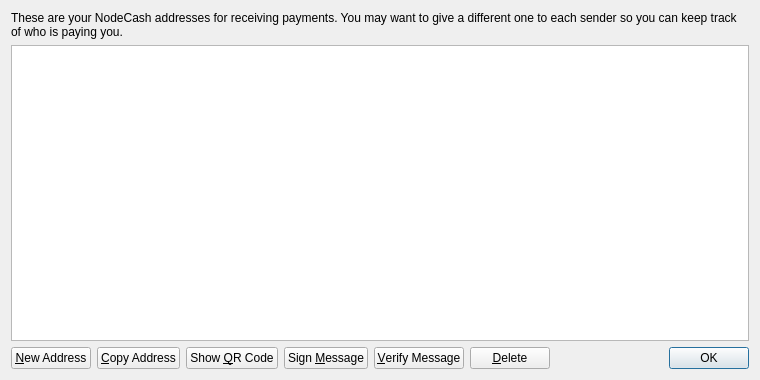
<?xml version="1.0" encoding="UTF-8"?>
<ui version="4.0">
 <class>AddressBookPage</class>
 <widget class="QWidget" name="AddressBookPage">
  <property name="geometry">
   <rect>
    <x>0</x>
    <y>0</y>
    <width>760</width>
    <height>380</height>
   </rect>
  </property>
  <property name="windowTitle">
   <string>Address Book</string>
  </property>
  <layout class="QVBoxLayout" name="verticalLayout">
   <item>
    <widget class="QLabel" name="labelExplanation">
     <property name="text">
      <string>These are your NodeCash addresses for receiving payments. You may want to give a different one to each sender so you can keep track of who is paying you.</string>
     </property>
     <property name="textFormat">
      <enum>Qt::PlainText</enum>
     </property>
     <property name="wordWrap">
      <bool>true</bool>
     </property>
    </widget>
   </item>
   <item>
    <widget class="QTableView" name="tableView">
     <property name="contextMenuPolicy">
      <enum>Qt::CustomContextMenu</enum>
     </property>
     <property name="toolTip">
      <string>Double-click to edit address or label</string>
     </property>
     <property name="tabKeyNavigation">
      <bool>false</bool>
     </property>
     <property name="selectionMode">
      <enum>QAbstractItemView::SingleSelection</enum>
     </property>
     <property name="selectionBehavior">
      <enum>QAbstractItemView::SelectRows</enum>
     </property>
     <property name="sortingEnabled">
      <bool>true</bool>
     </property>
     <attribute name="verticalHeaderVisible">
      <bool>false</bool>
     </attribute>
    </widget>
   </item>
   <item>
    <layout class="QHBoxLayout" name="horizontalLayout">
     <item>
      <widget class="QPushButton" name="newAddressButton">
       <property name="toolTip">
        <string>Create a new address</string>
       </property>
       <property name="text">
        <string>&amp;New Address</string>
       </property>
      </widget>
     </item>
     <item>
      <widget class="QPushButton" name="copyToClipboard">
       <property name="toolTip">
        <string>Copy the currently selected address to the system clipboard</string>
       </property>
       <property name="text">
        <string>&amp;Copy Address</string>
       </property>
      </widget>
     </item>
     <item>
      <widget class="QPushButton" name="showQRCode">
       <property name="text">
        <string>Show &amp;QR Code</string>
       </property>
      </widget>
     </item>
     <item>
      <widget class="QPushButton" name="signMessage">
       <property name="toolTip">
        <string>Sign a message to prove you own a NodeCash address</string>
       </property>
       <property name="text">
        <string>Sign &amp;Message</string>
       </property>
      </widget>
     </item>
     <item>
      <widget class="QPushButton" name="verifyMessage">
       <property name="toolTip">
        <string>Verify a message to ensure it was signed with a specified NodeCash address</string>
       </property>
       <property name="text">
        <string>&amp;Verify Message</string>
       </property>
      </widget>
     </item>
     <item>
      <widget class="QPushButton" name="deleteButton">
       <property name="toolTip">
        <string>Delete the currently selected address from the list</string>
       </property>
       <property name="text">
        <string>&amp;Delete</string>
       </property>
      </widget>
     </item>
     <item>
      <spacer name="horizontalSpacer">
       <property name="orientation">
        <enum>Qt::Horizontal</enum>
       </property>
       <property name="sizeHint" stdset="0">
        <size>
         <width>40</width>
         <height>20</height>
        </size>
       </property>
      </spacer>
     </item>
     <item>
      <widget class="QDialogButtonBox" name="buttonBox">
       <property name="sizePolicy">
        <sizepolicy hsizetype="Maximum" vsizetype="Fixed">
         <horstretch>0</horstretch>
         <verstretch>0</verstretch>
        </sizepolicy>
       </property>
       <property name="standardButtons">
        <set>QDialogButtonBox::Ok</set>
       </property>
      </widget>
     </item>
    </layout>
   </item>
  </layout>
 </widget>
 <resources>
  <include location="../bitcoin.qrc"/>
 </resources>
 <connections/>
</ui>
